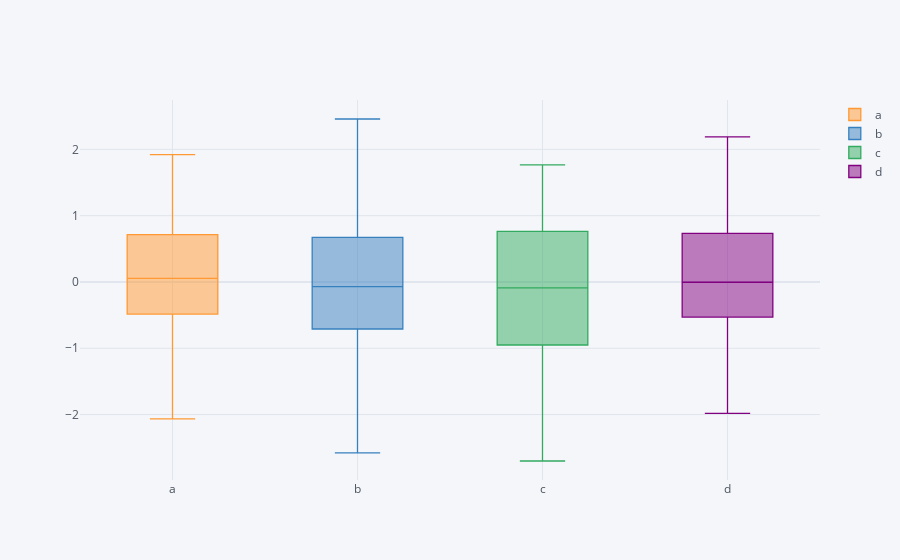

Notebook cell for this chart:
### Code cell
dataset1.iplot(kind='box')
